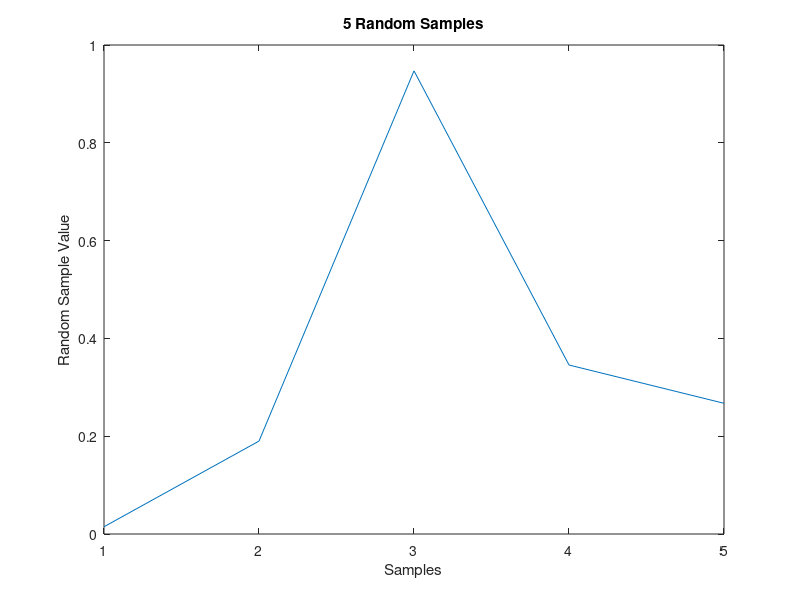

MATLAB code for this plot:

% Plots user-specified number of random samples

init_prompt = 'How many random samples?  ';
n = input(init_prompt);

x = [1:n];
y = rand(1,n);

plot(x,y);
title([num2str(n), ' Random Samples'])
xlabel('Samples')
ylabel('Random Sample Value')
